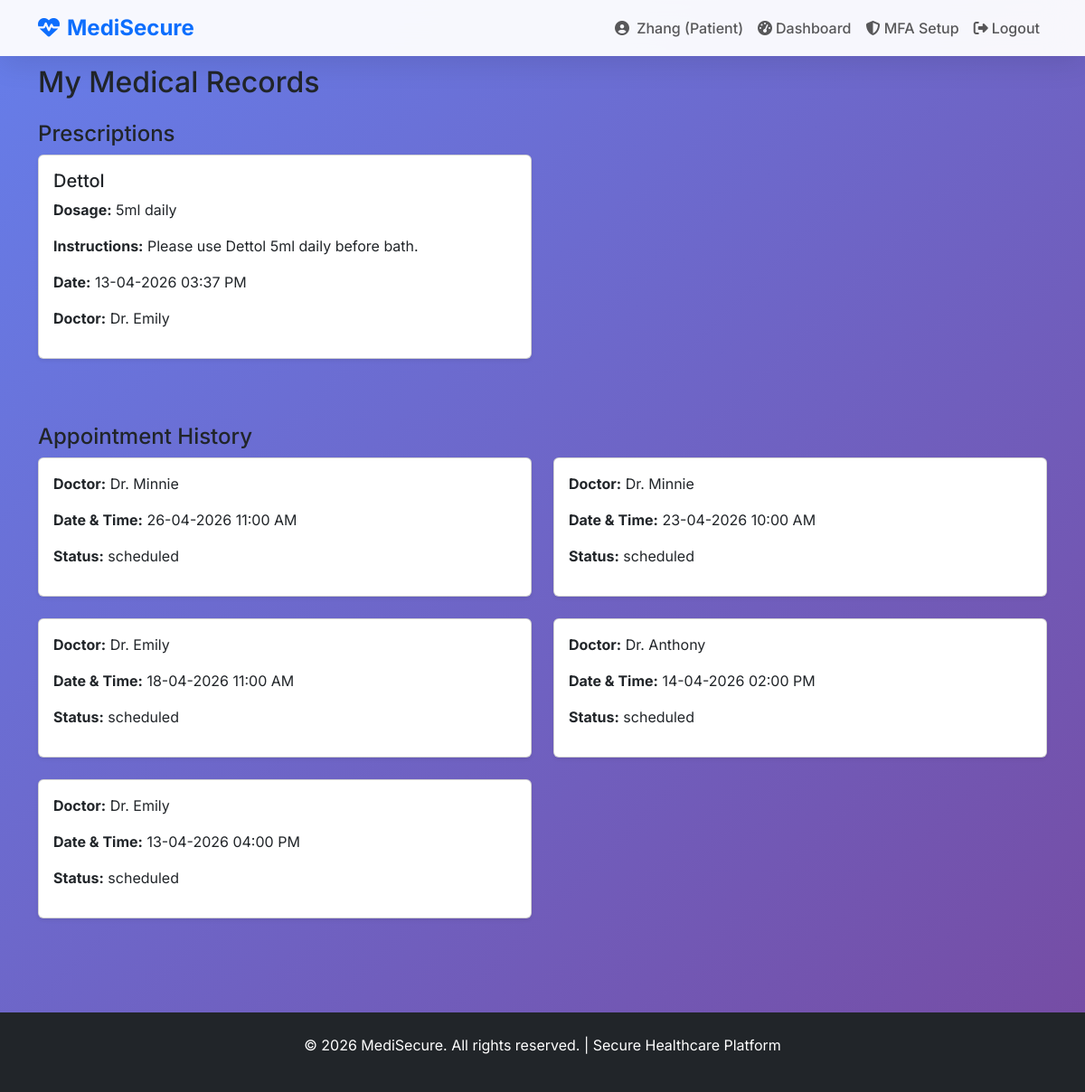
The app's page /patient/medical-records (signed in), older data.
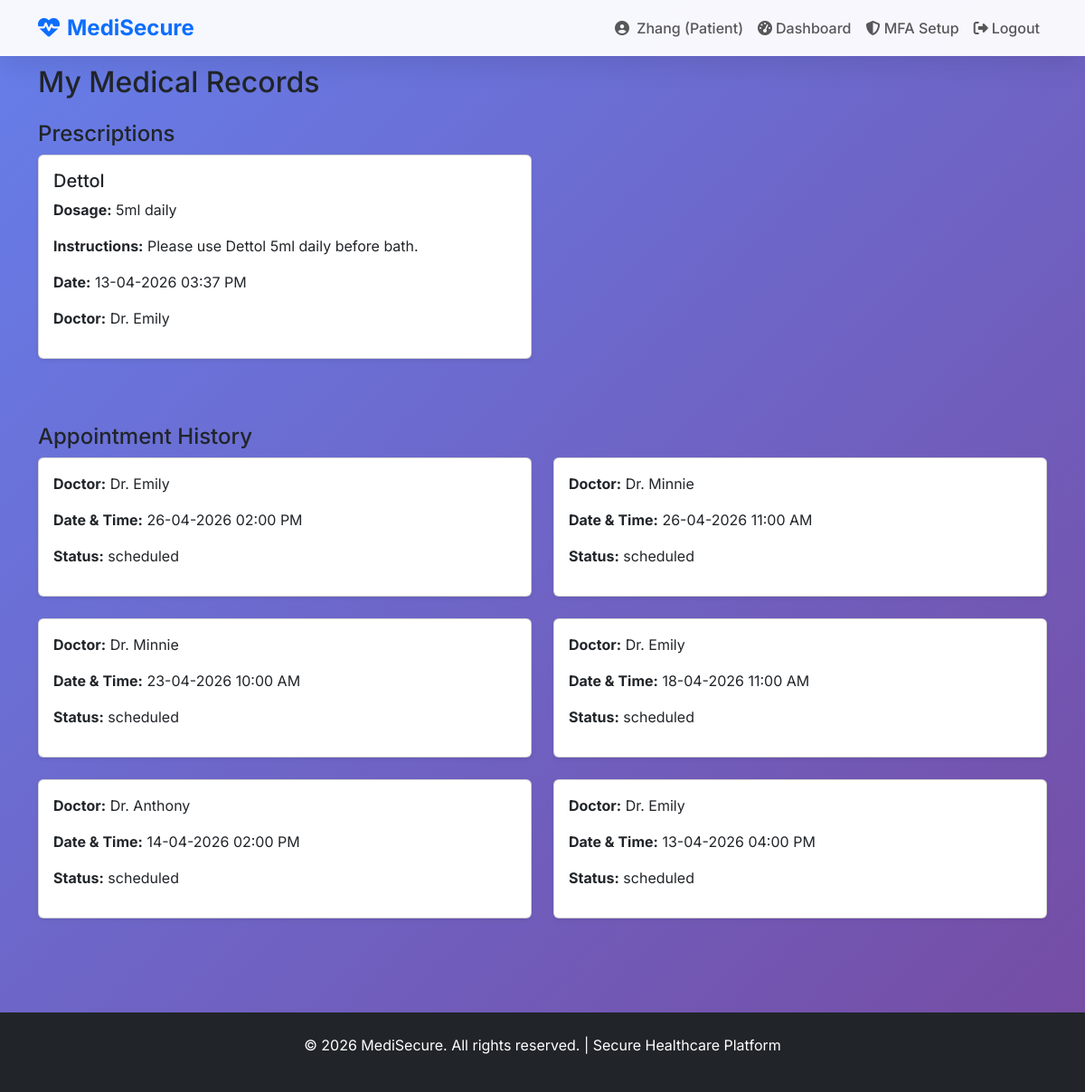
The same page, newer data.
### app.py (models this page shows, shortened)
class Prescription(db.Model):
    id = db.Column(db.Integer, primary_key=True)
    patient_name = db.Column(db.String(100), nullable=False)
    patient_email = db.Column(db.String(120), nullable=False)
    doctor_id = db.Column(db.Integer, db.ForeignKey('user.id'))
    doctor = db.relationship('User', backref='prescriptions')
    medication = db.Column(db.String(200), nullable=False)
    dosage = db.Column(db.String(100), nullable=False)
    instructions = db.Column(db.Text)
    date_prescribed = db.Column(db.DateTime, default=datetime.utcnow)

class User(UserMixin, db.Model):
    id = db.Column(db.Integer, primary_key=True)
    full_name = db.Column(db.String(100), nullable=False)
    email = db.Column(db.String(120), unique=True, nullable=False)
    password_hash = db.Column(db.String(255), nullable=False)
    mfa_secret = db.Column(db.String(32), nullable=True)
    mfa_enabled = db.Column(db.Boolean, default=False)
    role = db.Column(db.String(20), default='patient')  # 'admin', 'doctor', 'patient'
    specialty = db.Column(db.String(50), nullable=True)

class Appointment(db.Model):
    id = db.Column(db.Integer, primary_key=True)
    patient_name = db.Column(db.String(100), nullable=False)
    patient_email = db.Column(db.String(120), nullable=False)
    doctor_id = db.Column(db.Integer, db.ForeignKey('user.id'))
    doctor = db.relationship('User', backref='doctor_appointments')
    date_time = db.Column(db.DateTime, nullable=False)
    status = db.Column(db.String(20), default='scheduled')

### app.py (the view)
@app.route('/patient/medical-records')
@login_required
def patient_medical_records():
    if current_user.role != 'patient':
        flash('Patient access only!', 'danger')
        return redirect(url_for('home'))
    prescriptions = Prescription.query.filter_by(
        patient_email=current_user.email
    ).order_by(Prescription.date_prescribed.desc()).all()
    appointments = Appointment.query.filter_by(
        patient_email=current_user.email
    ).order_by(Appointment.date_time.desc()).all()
    return render_template(
        'patient_medical_records.html',
        prescriptions=prescriptions,
        appointments=appointments
    )

### app.py (called while the page is built)
@login_manager.user_loader
@login_manager.user_loader
def load_user(user_id):
    return User.query.get(int(user_id))

### templates/patient_medical_records.html (shortened to what this page needs)
{% extends "base.html" %}
{% block content %}
<div class="container mt-4">
    <h2 class="mb-4">My Medical Records</h2>
    <h4>Prescriptions</h4>
    {% if prescriptions %}
        <div class="row">
            {% for p in prescriptions %}
            <div class="col-md-6 mb-4">
                <div class="card shadow-sm">
                    <div class="card-body">
                        <h5 class="card-title">{{ p.medication }}</h5>
                        <p><strong>Dosage:</strong> {{ p.dosage }}</p>
                        <p><strong>Instructions:</strong> {{ p.instructions or 'No instructions' }}</p>
                        <p><strong>Date:</strong> {{ p.date_prescribed.strftime('%d-%m-%Y %I:%M %p') }}</p>
                        <p><strong>Doctor:</strong> Dr. {{ p.doctor.full_name }}</p>
                    </div>
                </div>
            </div>
            {% endfor %}
        </div>
    {% else %}
        <div class="alert alert-info">No prescriptions found.</div>
    {% endif %}
    <h4 class="mt-5">Appointment History</h4>
    {% if appointments %}
        <div class="row">
            {% for a in appointments %}
            <div class="col-md-6 mb-4">
                <div class="card shadow-sm">
                    <div class="card-body">
                        <p><strong>Doctor:</strong> Dr. {{ a.doctor.full_name }}</p>
                        <p><strong>Date & Time:</strong> {{ a.date_time.strftime('%d-%m-%Y %I:%M %p') }}</p>
                        <p><strong>Status:</strong> {{ a.status }}</p>
                    </div>
                </div>
            </div>
            {% endfor %}
        </div>
    {% else %}
        <div class="alert alert-info">No appointment history found.</div>
    {% endif %}
</div>
{% endblock %}

Row changes from the older to the newer data that the page shows:
added Appointment: doctor.full_name "Emily", date_time "26-04-2026 02:00 PM", status "scheduled"
